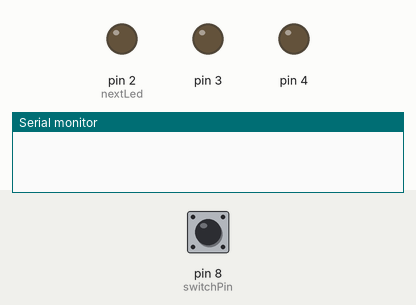
This sketch was run on a simulated Arduino Uno, built with avr-gcc and run on an emulated ATmega328P. Parts: output pins drawn as LEDs (lit = HIGH), the last lines printed to the serial monitor. The inputs (shaded band) are chosen by the test bench; at power-on: pin 8 (switchPin) HIGH.

Above: at 0.1 s.
At 2.1 s:
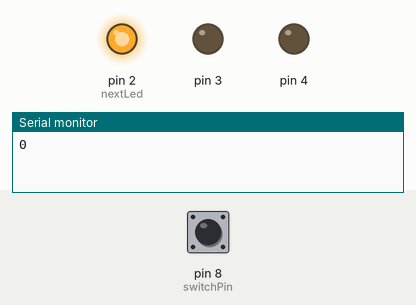
At 18.1 s:
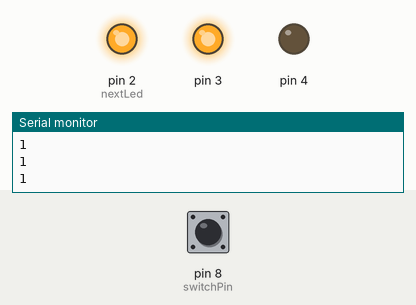
At 38.3 s:
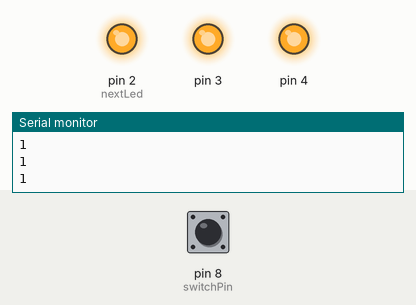
Timing chart, 0 to 39.8 s (numbered marks = the images above):
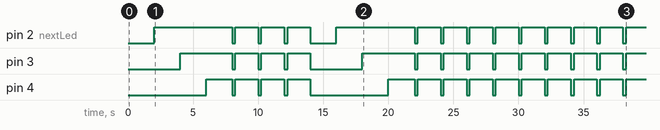

Measured:
- by itself, pin 2 (nextLed): goes HIGH 6.0 s, 3 × (LOW 0.25 s, HIGH 1.8 s), LOW 2.0 s, HIGH 6.0 s, 8 × (LOW 0.25 s, HIGH 1.8 s), LOW 0.25 s, then HIGH
- by itself, pin 3: goes HIGH 4.0 s, 3 × (LOW 0.25 s, HIGH 1.8 s), LOW 4.0 s, HIGH 4.0 s, 8 × (LOW 0.25 s, HIGH 1.8 s), LOW 0.25 s, then HIGH
- by itself, pin 4: goes HIGH 2.0 s, 3 × (LOW 0.25 s, HIGH 1.8 s), LOW 6.0 s, HIGH 2.0 s, 8 × (LOW 0.25 s, HIGH 1.8 s), LOW 0.25 s, then HIGH

The sketch:

Project_8.ino
```cpp
const int switchPin = 8;
int switchState = 0, prevSwitchState = 0;

int nextLed = 2;
unsigned long previousTime = 0;

// interval between each LED turning on in milliseconds
long interval = 2000;

void setAllLeds(int status) {
  for (int i=2; i<5; i++) {
    digitalWrite(i, status);
  }
}

void setup() {
  Serial.begin(9600);
  for (int i=2; i<5; i++) {
    pinMode(i, OUTPUT);
  }
  pinMode(switchPin, INPUT);
}

void loop() {
  unsigned long currentTime = millis();

  if (currentTime - previousTime > interval) {
    // if all the pins are already HIGH, make them blink
    if (nextLed > 4) {
      setAllLeds(LOW);
      delay(250);
      setAllLeds(HIGH);
    }

    previousTime = currentTime;
    digitalWrite(nextLed, HIGH);
    nextLed++;

    switchState = digitalRead(switchPin);
    Serial.println(switchState);

    if (switchState != prevSwitchState) {
      setAllLeds(LOW);
      nextLed = 2;
      previousTime = currentTime;
    }

    prevSwitchState = switchState;
  }
}
```
